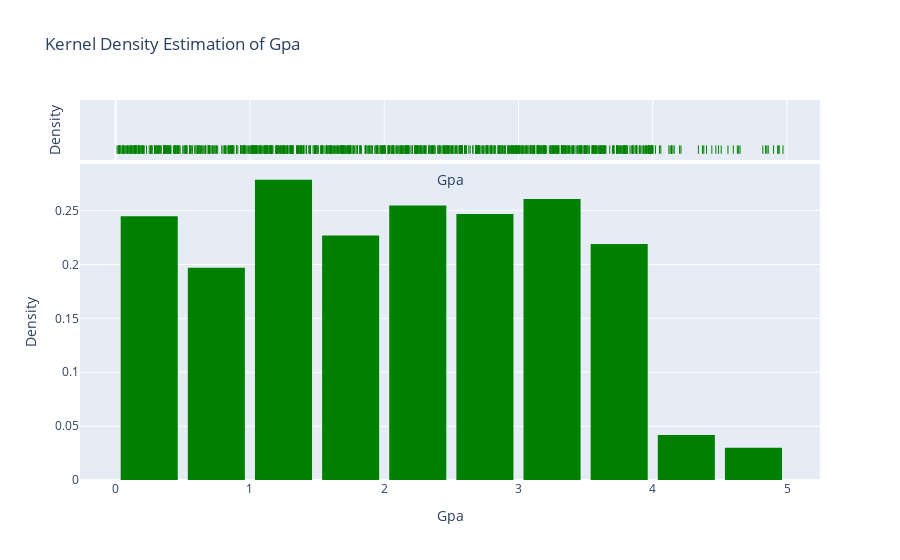

Notebook cell for this chart:
### Code cell
# Create a KDE plot of the GPA distribution
fig = px.histogram(df, x='Gpa', title='Kernel Density Estimation of Gpa',
                   marginal='rug', color_discrete_sequence=['green'], nbins=20,
                   histnorm='probability density')

fig.update_xaxes(title_text='Gpa')
fig.update_yaxes(title_text='Density')

# Add space between the bars
fig.update_layout(bargap=0.15)

# Show the plot
fig.show()

### Figure 1 — Plotly figure (JSON) as saved in the notebook; plotly's stock layout.template omitted (floating-point values rounded to 4 significant figures; data arrays with more than 128 entries replaced by an {"elided": "..."} marker saying what was removed)
{"data": [{"alignmentgroup": "True", "bingroup": "x", "histnorm": "probability density", "hovertemplate": "Gpa=%{x}<br>probability density=%{y}<extra></extra>", "legendgroup": "", "marker": {"color": "green", "pattern": {"shape": ""}}, "name": "", "nbinsx": 20, "offsetgroup": "", "orientation": "v", "showlegend": false, "type": "histogram", "x": {"elided": "1005 float values"}, "xaxis": "x", "yaxis": "y"}, {"alignmentgroup": "True", "boxpoints": "all", "fillcolor": "rgba(255,255,255,0)", "hoveron": "points", "hovertemplate": "Gpa=%{x}<extra></extra>", "jitter": 0, "legendgroup": "", "line": {"color": "rgba(255,255,255,0)"}, "marker": {"color": "green", "symbol": "line-ns-open"}, "name": "", "offsetgroup": "", "showlegend": false, "type": "box", "x": {"elided": "1005 float values"}, "xaxis": "x2", "yaxis": "y2"}], "layout": {"bargap": 0.15, "barmode": "relative", "legend": {"tracegroupgap": 0}, "title": {"text": "Kernel Density Estimation of Gpa"}, "xaxis": {"anchor": "y", "domain": [0, 1], "title": {"text": "Gpa"}}, "xaxis2": {"anchor": "y2", "domain": [0, 1], "matches": "x", "showgrid": true, "showticklabels": false, "title": {"text": "Gpa"}}, "yaxis": {"anchor": "x", "domain": [0, 0.8316], "title": {"text": "Density"}}, "yaxis2": {"anchor": "x2", "domain": [0.8416, 1], "matches": "y2", "showgrid": false, "showline": false, "showticklabels": false, "ticks": "", "title": {"text": "Density"}}}}
